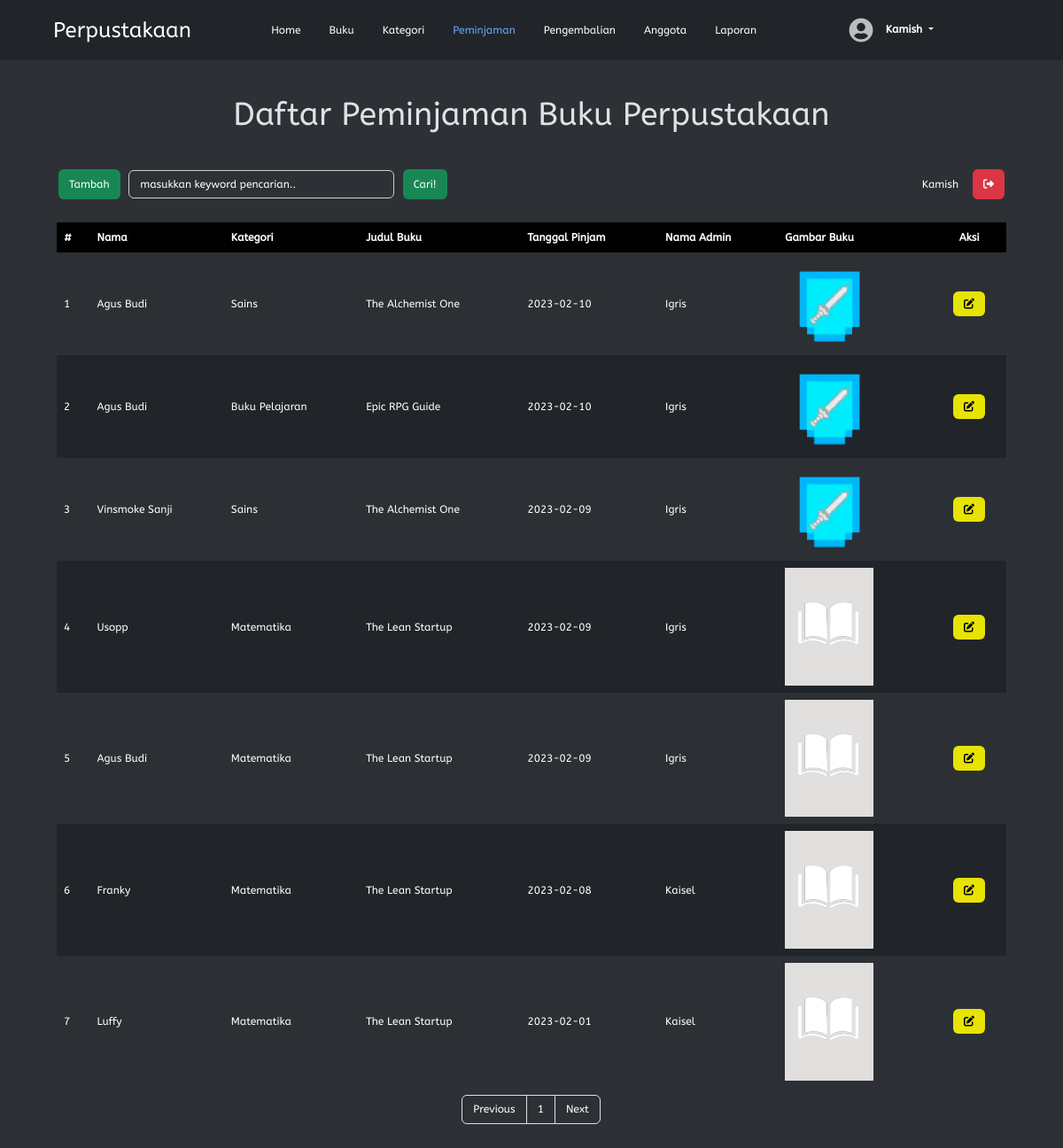
Screenshot of /php/peminjaman/peminjaman.php (signed in) with the database file from the repository.
### tables this page shows
CREATE TABLE `peminjaman` (
  `idPeminjaman` int(11) NOT NULL,
  `idAdmin` int(11) DEFAULT NULL,
  `idAnggota` int(11) DEFAULT NULL,
  `tanggalPinjam` date DEFAULT NULL
);

CREATE TABLE `anggota` (
  `idAnggota` int(11) NOT NULL,
  `namaAnggota` varchar(50) DEFAULT NULL,
  `username` varchar(255) NOT NULL,
  `password` varchar(255) NOT NULL,
  `tempatLahir` varchar(50) DEFAULT NULL,
  `tanggalLahir` date DEFAULT NULL
);

CREATE TABLE `kategori` (
  `idkategori` int(11) NOT NULL,
  `kategori` varchar(128) DEFAULT NULL
);

CREATE TABLE `buku` (
  `idBuku` int(11) NOT NULL,
  `idKategori` int(11) NOT NULL,
  `judulBuku` varchar(128) DEFAULT NULL,
  `pengarang` varchar(128) DEFAULT NULL,
  `penerbit` varchar(128) DEFAULT NULL,
  `deskripsi` varchar(512) DEFAULT NULL,
  `gambarBuku` varchar(255) NOT NULL
);

### php/dbcontroller.php (called while the page is built, shortened)
<?php
class DBConnection {
	private $host = 'localhost';
	private $user = 'root';
	private $password = '';
	private $dbname = 'projek3_sukenmfauzan';
	public $conn;
	public function __construct() {
		$this->conn = mysqli_connect($this->host, $this->user, $this->password, $this->dbname);
	}
	public function getALL($sql)
	{
		$result = mysqli_query($this->conn, $sql);
		while ($row = mysqli_fetch_assoc($result)) {
			$data[] = $row;
		}
		if (!empty($data)) {
			return $data;
		}
	}
	public function rowCOUNT($sql)
	{
		$result = mysqli_query($this->conn, $sql);
		$count = mysqli_num_rows($result);
		return $count;
	}
}
?>

### php/peminjaman/peminjaman.php (the view, shortened to what this page needs)
<?php
require_once '../dbcontroller.php';
$db = new DBConnection();
$jumlahdataperhalaman = 10;
$totaldata = $db->rowCOUNT("SELECT peminjaman.idPeminjaman, peminjaman.tanggalPinjam, anggota.namaAnggota, admin.namaAdmin, detailbuku.idDetailBuku, buku.judulBuku, buku.gambarBuku, kategori.kategori
FROM peminjaman
LEFT JOIN anggota ON peminjaman.idAnggota = anggota.idAnggota
LEFT JOIN admin ON peminjaman.idAdmin = admin.idAdmin
LEFT JOIN detailpeminjaman ON peminjaman.idPeminjaman = detailpeminjaman.idPeminjaman
LEFT JOIN detailbuku ON detailpeminjaman.idDetailBuku = detailbuku.idDetailBuku
LEFT JOIN buku ON detailbuku.idBuku = buku.idBuku
LEFT JOIN kategori ON buku.idkategori = kategori.idkategori
WHERE peminjaman.idPeminjaman IS NOT NULL AND buku.judulBuku IS NOT NULL
ORDER BY tanggalPinjam DESC");
$jumlahhalaman = ceil($totaldata / $jumlahdataperhalaman);
if (isset($_GET['halaman'])) {
	$halamanberapa = $_GET['halaman'];
} else {
	$halamanberapa = 1;
}
$halaman = isset($_GET['halaman']) ? (int) $_GET['halaman'] : 1;
$awaldata = $jumlahdataperhalaman * $halamanberapa - $jumlahdataperhalaman;
$Previous = $halaman - 1;
$Next = $halaman + 1;
$halamanawal =
$halaman > 1 ? $halaman * $jumlahdataperhalaman - $jumlahdataperhalaman : 0;
$query = "SELECT peminjaman.idPeminjaman, peminjaman.tanggalPinjam, anggota.namaAnggota, admin.namaAdmin, detailbuku.idDetailBuku, buku.judulBuku, buku.gambarBuku, kategori.kategori
FROM peminjaman
LEFT JOIN anggota ON peminjaman.idAnggota = anggota.idAnggota
LEFT JOIN admin ON peminjaman.idAdmin = admin.idAdmin
LEFT JOIN detailpeminjaman ON peminjaman.idPeminjaman = detailpeminjaman.idPeminjaman
LEFT JOIN detailbuku ON detailpeminjaman.idDetailBuku = detailbuku.idDetailBuku
LEFT JOIN buku ON detailbuku.idBuku = buku.idBuku
LEFT JOIN kategori ON buku.idkategori = kategori.idkategori
WHERE peminjaman.idPeminjaman IS NOT NULL AND buku.judulBuku IS NOT NULL
ORDER BY tanggalPinjam DESC LIMIT $awaldata, $jumlahdataperhalaman";
$peminjaman = $db->getALL($query);
?>
<!DOCTYPE html>
<html lang="en">
<head>
	<link rel="stylesheet" href="../../assets/style/style.css">
	<link rel="stylesheet" href="../../assets/bootstrap-5.3.0/css/bootstrap.min.css">
	<link rel="stylesheet" href="../../assets/fontawesome/css/all.min.css">
	<link rel="stylesheet" href="../../assets/fontawesome/css/fontawesome.min.css">
	<link rel="stylesheet" href="../../assets/fontawesome/css/solid.min.css">
	<link rel="stylesheet" href="../../node_modules/sweetalert2/dist/sweetalert2.min.css">
</head>
<body data-bs-theme="dark">
	<div class="container-fluid">
		<header class="d-flex flex-wrap align-items-center justify-content-center justify-content-around py-3 px-5">
			<a href="../home/index.php" class="d-flex align-items-center mb-3 mb-md-0 me-md-auto text-white text-decoration-none">
				<span class="fs-4">Perpustakaan</span>
			</a>
			<ul class="nav col-12 col-md-auto mb-2 justify-content-center mb-md-0">
				<li class="nav-item">
					<a href="../home/index.php" class="nav-link text-white" aria-current="page">
						Home
					</a>
				</li>
				<li>
					<a href="../buku/buku.php" class="nav-link text-white">
						Buku
					</a>
				</li>
				<?php if ($_SESSION['level'] == 'Admin') {
					echo '
					<li>
					<a href="../kategori/kategori.php" class="nav-link text-white">
					Kategori
					</a>
					</li>
					<li>
					<a href="../peminjaman/peminjaman.php" class="nav-link active">
					Peminjaman
					</a>
					</li>
					<li>
					<a href="../pengembalian/pengembalian.php" class="nav-link text-white">
					Pengembalian
					</a>
					</li>
					<li>
					<a href="../anggota/anggota.php" class="nav-link text-white">
					Anggota
					</a>
					</li>
					<li>
					<a href="../laporan/laporan.php" class="nav-link text-white">
					Laporan
					</a>
					</li>';
				}?>
			</ul>
			<div class="d-flex col-md-3 text-end align-items-center justify-content-center">
					<div class="dropdown text-end">
						<a href="#" class="text-white text-decoration-none dropdown-toggle" data-bs-toggle="dropdown" aria-expanded="false">
							<img src="../../assets/profil/default-profil.png" alt="" width="32" height="32" class="rounded-circle me-2">
							<strong><?= $_SESSION['username']; ?></strong>
						</a>
					</div>
				</div>
			</header>
		</div>
		<div class="content">
			<center><h1>Daftar Peminjaman Buku Perpustakaan</h1></center>
			<form action="" method="post">
				<a href="tambahPeminjaman.php" class="tbl-cari">Tambah</a>
				<input type="text" name="keyword" id="keyword" size="40" autofocus placeholder="masukkan keyword pencarian.." autocomplete="off">
				<button type="submit" name="cari" class="tbl-cari">Cari!</button>
				<?php if (isset($_SESSION['username'])) { ?>
					<a href="../logout.php" class="tbl-hapus kiri-form" role="button" onclick="return confirm('Yakin?');" title="Logout"><i class="fa-sharp fa-solid fa-right-from-bracket"></i></a>
					<div class="username kiri-form">
						<?= $_SESSION['username'] ?>
					</div>
				<?php } ?>
			</form>
			<br>
			<table border="0" cellpadding="10" cellspacing="0">
				<thead>
					<tr>
						<th>#</th>
						<th>Nama</th>
						<th>Kategori</th>
						<th>Judul Buku</th>
						<th>Tanggal Pinjam</th>
						<th>Nama Admin</th>
						<th>Gambar Buku</th>
						<th><center>Aksi</center></th>
					</tr>
				</thead>
				<?php $i = $halamanawal + 1;
				?>
				<?php foreach($peminjaman as $data) : ?>
					<tr>
						<td><?= $i; ?></td>
						<td><?php if($data['namaAnggota'] == '') {echo 'Anggota tidak terdaftar';} else {echo $data['namaAnggota'];} ?></td>
						<td><?= $data['kategori'] ?></td>
						<td><?= $data["judulBuku"]; ?></td>
						<td><?= $data["tanggalPinjam"]; ?></td>
						<td><?= $data["namaAdmin"]; ?></td>
						<td><img src="../../assets/img/<?php if($data["gambarBuku"] == '') {echo 'default-book.png';}else{echo $data['gambarBuku'];} ?>" width="100" onclick="viewImage(<?=$i?>)"></td>
						<td>
							<center>
								<a href="ubahPeminjaman.php?id=<?= $data["idPeminjaman"] ?>&idb=<?= $data['idDetailBuku']; ?>"><i class="fa-sharp fa-solid fa-edit tbl-edit"></i></a>
							</center>
						</td>
					</tr>
					<?php $i++; ?>
				<?php endforeach; ?>
			</table>
			<div class="pagination-flex">
				<div class="pagination">
					<ul class="page-list">
						<li class="page-item">
							<a class="page-link" <?php if ($halaman > 1) {
								echo "href='?halaman=$Previous'";
							} ?>>Previous</a>
						</li>
						<?php for ($i = 1; $i <= $jumlahhalaman; $i++): ?>
							<li class="page-item"><a class="page-link" href="?halaman=<?= $i ?>"><?= $i ?></a></li>
						<?php endfor; ?>
						<li class="page-item">
							<a  class="page-link" <?php if (
								$halaman < $jumlahhalaman
							) {
								echo "href='?halaman=$Next'";
							} ?>>Next</a>
						</li>
					</ul>
				</div>
			</div>
		</div>
</body>
</html>

### assets/style/style.css (style rules this page uses)
* { box-sizing: border-box; font-family: 'AbeeZee', sans-serif; transition: all 0.5s ease; scroll-behavior: smooth; margin: 0; padding: 0; }
body { font-family: 'AbeeZee', sans-serif; background-color: #2e2e2e; font-size: 12px !important; max-width: 100%; height: 100%; color: #fff; }
.content { padding: 2rem 4rem; background-color: #2D3135; display: block; width: 100%; min-height: 100vh; }
table { width: 100%; color: #fff; margin-bottom: .5rem; border-collapse: unset !important ; border: none; }
table tr { border: 1px solid #000; }
table tr th { text-align: left; padding: 8px; height: 25px; }
table tr td { text-align: left; padding: 2px 8px 4px 8px; }
#keyword { background-color: #2D3135; color: #fff; border: 1px solid rgb(207, 207, 207); border-radius: 0.375rem; padding: 6px 12px 6px 12px; width: 300px; margin: 0px 4px 0px 4px; font-size: 12px; font-weight: normal; line-height: 1.5; transition: border-color .15s ease-in-out, box-shadow .15s ease-in-out; }
#keyword::placeholder { color: #fff; font-family: 'AbeeZee'; }
input[type="text"] { background-color: #2D3135; color: #fff; border: 1px solid rgb(207, 207, 207); border-radius: 0.375rem; padding: 6px 12px 6px 12px; width: 100%; margin: 0px 4px 10px 0px; font-size: 1rem; font-weight: normal; line-height: 1.5; transition: border-color .15s ease-in-out, box-shadow .15s ease-in-out; }
.tbl-cari { background-color: #198754; border: none; color: rgb(255, 255, 255); padding: 8px 12px; text-align: center; text-decoration: none; display: inline-block; margin: 8px 2px; cursor: pointer; border-radius: 0.375rem; }
.tbl-hapus { background-color: #dc3545; border: none; color: rgb(255, 255, 255); padding: 8px 12px; text-align: center; text-decoration: none; display: inline-block; margin: 8px 2px; cursor: pointer; border-radius: 0.375rem; }
.tbl-edit { background-color: #e7e303; border: none; color: rgb(0, 0, 0); padding: 8px 12px; text-align: center; text-decoration: none; display: inline-block; margin: 8px 2px; cursor: pointer; border-radius: 0.375rem; }
.pagination { display: inline-block; box-sizing: border-box; }
.page-item:first-child .page-link { margin-left: 0; border-top-left-radius: 0.25rem; border-bottom-left-radius: 0.25rem; box-sizing: border-box; }
.page-item:last-child .page-link { margin-left: 0; border-top-right-radius: 0.25rem; border-bottom-right-radius: 0.25rem; box-sizing: border-box; }
.pagination .page-list { display: flex; padding-left: 0; list-style: none; border-radius: 0.25rem; flex-direction: row; flex-wrap: nowrap; box-sizing: border-box; }
.pagination .page-list .page-link { position: relative; display: block; padding: 0.5rem 0.75rem; margin-left: -1px; line-height: 1.25; color: #ffffff; background-color:#2D3135; border: 1px solid #dee2e6; text-decoration: none; box-sizing: border-box; font-size: 12px; }
.pagination-flex { display: flex; flex-direction: row; flex-wrap: nowrap; justify-content: center; align-items: center; align-content: stretch; margin-bottom: 1.5rem; }

### php/peminjaman/peminjaman.php (style rules this page uses)
.username { border: none; color: rgb(255, 255, 255); padding: 8px 12px; text-align: center; text-decoration: none; display: inline-block; margin: 8px 2px; border-radius: 0.375rem; }
.kiri-form { float: right; }
table { border: none; }
table tr td { padding: .5rem; }
table thead tr th { background-color: #000; color: #fff; }
table tr:nth-child(even) { background-color: #212529; }
table tr:nth-child(odd) { background-color: #2c3034; }
h1 { font-size: 2.25rem; margin: .5rem 0 2rem 0; }

### rows the page displays
peminjaman: idAnggota.namaAnggota "Agus Budi", kategori.kategori "Sains", buku.judulBuku "The Alchemist One", tanggalPinjam "2023-02-10", idAdmin.namaAdmin "Igris", buku.gambarBuku (picture)
peminjaman: idAnggota.namaAnggota "Agus Budi", kategori.kategori "Buku Pelajaran", buku.judulBuku "Epic RPG Guide", tanggalPinjam "2023-02-10", idAdmin.namaAdmin "Igris", buku.gambarBuku (picture)
peminjaman: idAnggota.namaAnggota "Vinsmoke Sanji", kategori.kategori "Sains", buku.judulBuku "The Alchemist One", tanggalPinjam "2023-02-09", idAdmin.namaAdmin "Igris", buku.gambarBuku (picture)
peminjaman: idAnggota.namaAnggota "Usopp", kategori.kategori "Matematika", buku.judulBuku "The Lean Startup", tanggalPinjam "2023-02-09", idAdmin.namaAdmin "Igris"
peminjaman: idAnggota.namaAnggota "Agus Budi", kategori.kategori "Matematika", buku.judulBuku "The Lean Startup", tanggalPinjam "2023-02-09", idAdmin.namaAdmin "Igris"
peminjaman: idAnggota.namaAnggota "Franky", kategori.kategori "Matematika", buku.judulBuku "The Lean Startup", tanggalPinjam "2023-02-08", idAdmin.namaAdmin "Kaisel"
peminjaman: idAnggota.namaAnggota "Luffy", kategori.kategori "Matematika", buku.judulBuku "The Lean Startup", tanggalPinjam "2023-02-01", idAdmin.namaAdmin "Kaisel"

### other values shown
$_SESSION['username'] "Kamish"
